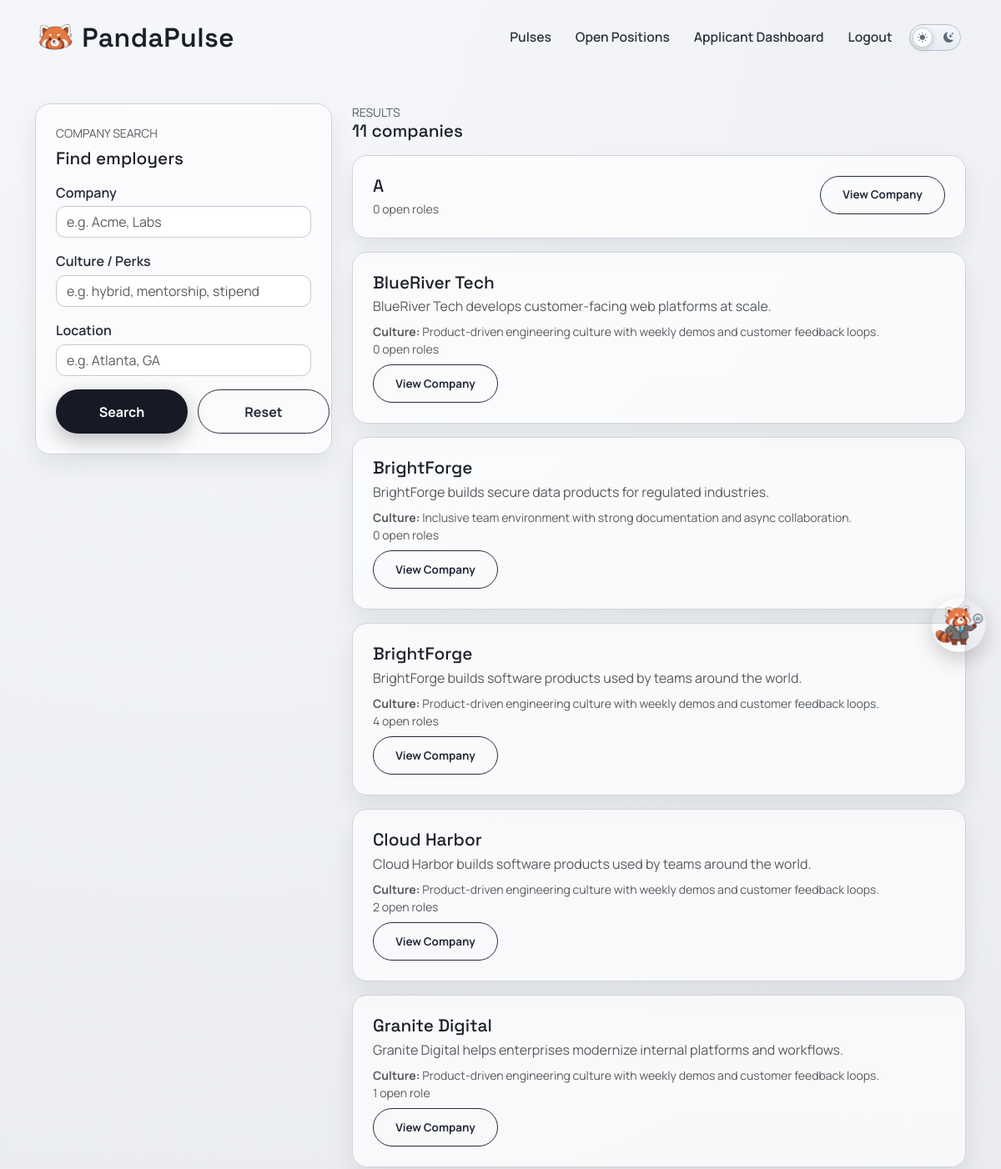
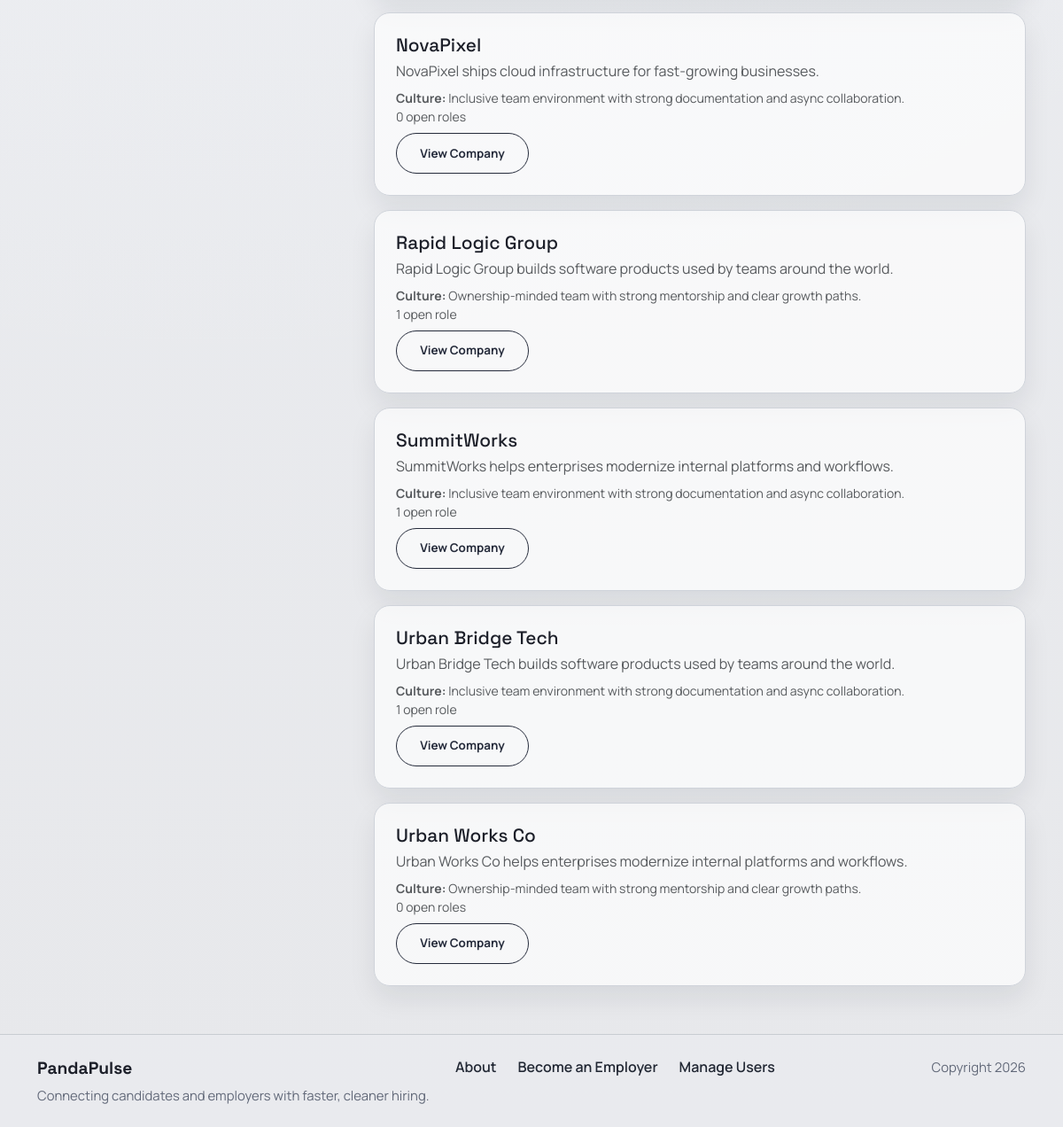
Screenshot of /accounts/companies/ (signed in) with the database file from the repository (2 pictures, top to bottom).
### accounts/models.py (models this page shows, shortened)
class Profile(models.Model):
    class AccountType(models.TextChoices):
        APPLICANT = "APPLICANT", "Job Applicant"
        EMPLOYER = "EMPLOYER", "Employer"
    user = models.OneToOneField(settings.AUTH_USER_MODEL, on_delete=models.CASCADE, related_name="profile")
    last_activity = models.DateTimeField(null=True, blank=True)
    is_typing = models.BooleanField(default=False)
    last_typing_update = models.DateTimeField(null=True, blank=True)
    account_type = models.CharField(
        max_length=20,
        choices=AccountType.choices,
        default=AccountType.APPLICANT
    )
    profile_picture = models.ImageField(
        upload_to="profile_pics/",
        blank=True,
        null=True
    )
    headline = models.CharField(max_length=120, blank=True)
    skills = models.CharField(max_length=300, blank=True)
    education = models.TextField(blank=True)
    work_experience = models.TextField(blank=True)
    location = models.CharField(max_length=255, blank=True)
    address_line_1 = models.CharField(max_length=255, blank=True)
    address_line_2 = models.CharField(max_length=255, blank=True)
    city = models.CharField(max_length=100, blank=True)
    state = models.CharField(max_length=100, blank=True)
    postal_code = models.CharField(max_length=20, blank=True)
    country = models.CharField(max_length=100, blank=True, default="United States")
    projects = models.TextField(blank=True)
    company_name = models.CharField(max_length=120, blank=True)
    company_website = models.URLField(blank=True)
    company_description = models.TextField(blank=True)
    company_culture = models.TextField(blank=True)
    company_perks = models.TextField(blank=True)
    visible_to_recruiters = models.BooleanField(
        default=True,
        help_text="Allow recruiters to view your profile."
    )
    show_headline = models.BooleanField(default=True)
    show_skills = models.BooleanField(default=True)
    show_education = models.BooleanField(default=True)
    show_work_experience = models.BooleanField(default=True)
    show_links = models.BooleanField(default=True)
    hide_email_from_employers = models.BooleanField(default=False)
    created_at = models.DateTimeField(auto_now_add=True)

### accounts/views.py (the view, shortened to what this page needs)
# urls.py: path("companies/", views.company_search, name="accounts.company_search"),
@login_required
def company_search(request):
    if not _is_applicant(request.user):
        return HttpResponseForbidden("Only applicants can access company search.")
    qs = Profile.objects.filter(account_type=Profile.AccountType.EMPLOYER).select_related("user").order_by("company_name", "user__username")
    company = request.GET.get("company", "").strip()
    culture = request.GET.get("culture", "").strip()
    location = request.GET.get("location", "").strip()
    if company:
        qs = qs.filter(
            Q(company_name__icontains=company)
            | Q(user__username__icontains=company)
            | Q(company_description__icontains=company)
        )
    if culture:
        qs = qs.filter(
            Q(company_culture__icontains=culture)
            | Q(company_perks__icontains=culture)
            | Q(company_description__icontains=culture)
        )
    companies = list(qs.distinct())
    for company_profile in companies:
        company_profile.open_roles_count = JobPost.objects.filter(owner=company_profile.user).count()
    return render(
        request,
        "accounts/company_search.html",
        {
            "template_data": {
                "title": "Company Search",
                "companies": companies,
                "filters": {
                    "company": company,
                    "culture": culture,
                    "location": location,
                },
            }
        },
    )

### accounts/context_processors.py (called while the page is built)
def can_post_job(request):
    if not request.user.is_authenticated:
        return {"can_post_job": False}
    is_employer = Profile.objects.filter(
        user=request.user,
        account_type=Profile.AccountType.EMPLOYER,
    ).exists()
    return {"can_post_job": is_employer}

### accounts/views.py (called while the page is built)
def _is_applicant(user):
    return Profile.objects.filter(
        user=user,
        account_type=Profile.AccountType.APPLICANT,
    ).exists()

### accounts/templates/accounts/company_search.html
{% extends 'base.html' %}
{% block content %}
<section class="page-shell candidate-search-page">
  <div class="container">
    <div class="row g-4">
      <div class="col-lg-4">
        <div class="surface-card">
          <div class="text-uppercase text-muted small mb-2">Company search</div>
          <h2 class="surface-title mb-3">Find employers</h2>
          <form method="get" class="vstack gap-3">
            <div>
              <label class="form-label">Company</label>
              <input type="text" name="company" class="form-control" placeholder="e.g. Acme, Labs" value="{{ template_data.filters.company }}">
            </div>
            <div>
              <label class="form-label">Culture / Perks</label>
              <input type="text" name="culture" class="form-control" placeholder="e.g. hybrid, mentorship, stipend" value="{{ template_data.filters.culture }}">
            </div>
            <div>
              <label class="form-label">Location</label>
              <input type="text" name="location" class="form-control" placeholder="e.g. Atlanta, GA" value="{{ template_data.filters.location }}">
            </div>
            <div class="candidate-search-filter-actions">
              <button type="submit" class="primary-btn border-0 w-100">Search</button>
              <a href="{% url 'accounts.company_search' %}" class="secondary-btn w-100">Reset</a>
            </div>
          </form>
        </div>
      </div>
      <div class="col-lg-8">
        <div class="mb-3">
          <div class="text-uppercase text-muted small">Results</div>
          <h3 class="surface-title mb-0">{{ template_data.companies|length }} companies</h3>
        </div>
        {% if template_data.companies %}
          <div class="vstack gap-3">
            {% for company in template_data.companies %}
              <div class="surface-card">
                <div class="d-flex justify-content-between flex-wrap gap-2">
                  <div>
                    <h4 class="surface-title mb-1">{{ company.company_name|default:company.user.username }}</h4>
                    {% if company.company_description %}
                      <p class="mb-2 text-muted">{{ company.company_description|truncatewords:24 }}</p>
                    {% endif %}
                    {% if company.company_culture %}
                      <div class="small text-muted"><b>Culture:</b> {{ company.company_culture|truncatewords:20 }}</div>
                    {% endif %}
                    <div class="small text-muted">{{ company.open_roles_count }} open role{{ company.open_roles_count|pluralize }}</div>
                  </div>
                  <div class="text-end">
                    <a class="secondary-btn candidate-action-btn" href="{% url 'accounts.company_profile' company.user.username %}">
                      View Company
                    </a>
                  </div>
                </div>
              </div>
            {% endfor %}
          </div>
        {% else %}
          <div class="surface-card p-5 text-center">
            <h4 class="surface-title mb-2">No matching companies</h4>
            <p class="text-muted mb-0">Try widening your filters.</p>
          </div>
        {% endif %}
      </div>
    </div>
  </div>
</section>
{% endblock content %}

### project2/static/css/style.css (style rules this page uses)
:root { --bg-base: #e7e8eb; --ink: #1c1f29; --ink-muted: #515662; --line: #c3c8d0; --panel: #9fc3df; --panel-2: #c8deef; }
* { box-sizing: border-box; }
body { margin: 0; min-height: 100vh; font-family: "Manrope", sans-serif; color: var(--ink); background: radial-gradient(circle at 20% 0%, #f5f7fb 0%, rgba(245, 247, 251, 0.3) 38%, transparent 65%), linear-gradient(180deg, #eceef2 0%, var(--bg-base) 100%); }
.primary-btn, .secondary-btn, .danger-btn { display: inline-flex; align-items: center; justify-content: center; text-decoration: none; border-radius: 999px; font-weight: 700; padding: 0.85rem 1.55rem; min-width: 158px; transition: transform 0.22s ease, box-shadow 0.22s ease, background 0.22s ease; }
.primary-btn { background: #161a25; color: #fff; box-shadow: 0 8px 24px rgba(22, 26, 37, 0.28); }
.secondary-btn { border: 1.3px solid #252b3b; color: #252b3b; }
.page-shell { padding: 2.1rem 0 3.4rem; }
.surface-card { background: rgba(255, 255, 255, 0.68); border: 1px solid #cfd3da; border-radius: 18px; padding: 1.5rem; box-shadow: 0 14px 30px rgba(18, 23, 36, 0.08); }
.surface-title { font-family: "Space Grotesk", sans-serif; font-size: 1.3rem; margin-bottom: 0.55rem; }
.field-block label, .form-label { font-weight: 600; color: #252b3a; margin-bottom: 0.3rem; }
.form-control, .form-select { border-radius: 11px; border-color: #c3c9d2; background-color: rgba(255, 255, 255, 0.92); }
.candidate-search-page .candidate-search-filter-actions { display: grid; grid-template-columns: 1fr 1fr; gap: 0.75rem; }
.candidate-search-page .candidate-action-btn { width: 150px; min-width: 150px; max-width: 150px; height: 46px; padding: 0.85rem 0.9rem; white-space: nowrap; overflow: hidden; text-overflow: ellipsis; font-size: 0.84rem; line-height: 1; justify-content: center; }

### project2/static/mascot/panda.css (style rules this page uses)
:root { --panda-size: 65px; --panda-z: 9999; --panda-shadow: 0 10px 25px rgba(0,0,0,.18); --panda-gap: 10px; --panda-bubble-bg: rgba(0,0,0,.82); --panda-bubble-color: #fff; --panda-bubble-radius: 12px; --panda-bubble-font: 12px; --panda-bubble-pad-y: 10px; --panda-bubble-pad-x: 30px; --panda-bubble-maxw: 350px; }

### rows the page displays
Profile: company_name "A", open_roles_count "0"
Profile: company_name "BlueRiver Tech", company_description "BlueRiver Tech develops customer-facing web platforms at scale.", company_culture "Product-driven engineering culture with weekly demos and customer feedback loops.", open_roles_count "0"
Profile: company_name "BrightForge", company_description "BrightForge builds secure data products for regulated industries.", company_culture "Inclusive team environment with strong documentation and async collaboration.", open_roles_count "0"
Profile: company_name "BrightForge", company_description "BrightForge builds software products used by teams around the world.", company_culture "Product-driven engineering culture with weekly demos and customer feedback loops.", open_roles_count "4"
Profile: company_name "Cloud Harbor", company_description "Cloud Harbor builds software products used by teams around the world.", company_culture "Product-driven engineering culture with weekly demos and customer feedback loops.", open_roles_count "2"
Profile: company_name "Granite Digital", company_description "Granite Digital helps enterprises modernize internal platforms and workflows.", company_culture "Product-driven engineering culture with weekly demos and customer feedback loops.", open_roles_count "1"
Profile: company_name "NovaPixel", company_description "NovaPixel ships cloud infrastructure for fast-growing businesses.", company_culture "Inclusive team environment with strong documentation and async collaboration.", open_roles_count "0"
Profile: company_name "Rapid Logic Group", company_description "Rapid Logic Group builds software products used by teams around the world.", company_culture "Ownership-minded team with strong mentorship and clear growth paths.", open_roles_count "1"
Profile: company_name "SummitWorks", company_description "SummitWorks helps enterprises modernize internal platforms and workflows.", company_culture "Inclusive team environment with strong documentation and async collaboration.", open_roles_count "1"
Profile: company_name "Urban Bridge Tech", company_description "Urban Bridge Tech builds software products used by teams around the world.", company_culture "Inclusive team environment with strong documentation and async collaboration.", open_roles_count "1"
Profile: company_name "Urban Works Co", company_description "Urban Works Co helps enterprises modernize internal platforms and workflows.", company_culture "Ownership-minded team with strong mentorship and clear growth paths.", open_roles_count "0"

### other values shown
{{ template_data.companies|length }} "11"
